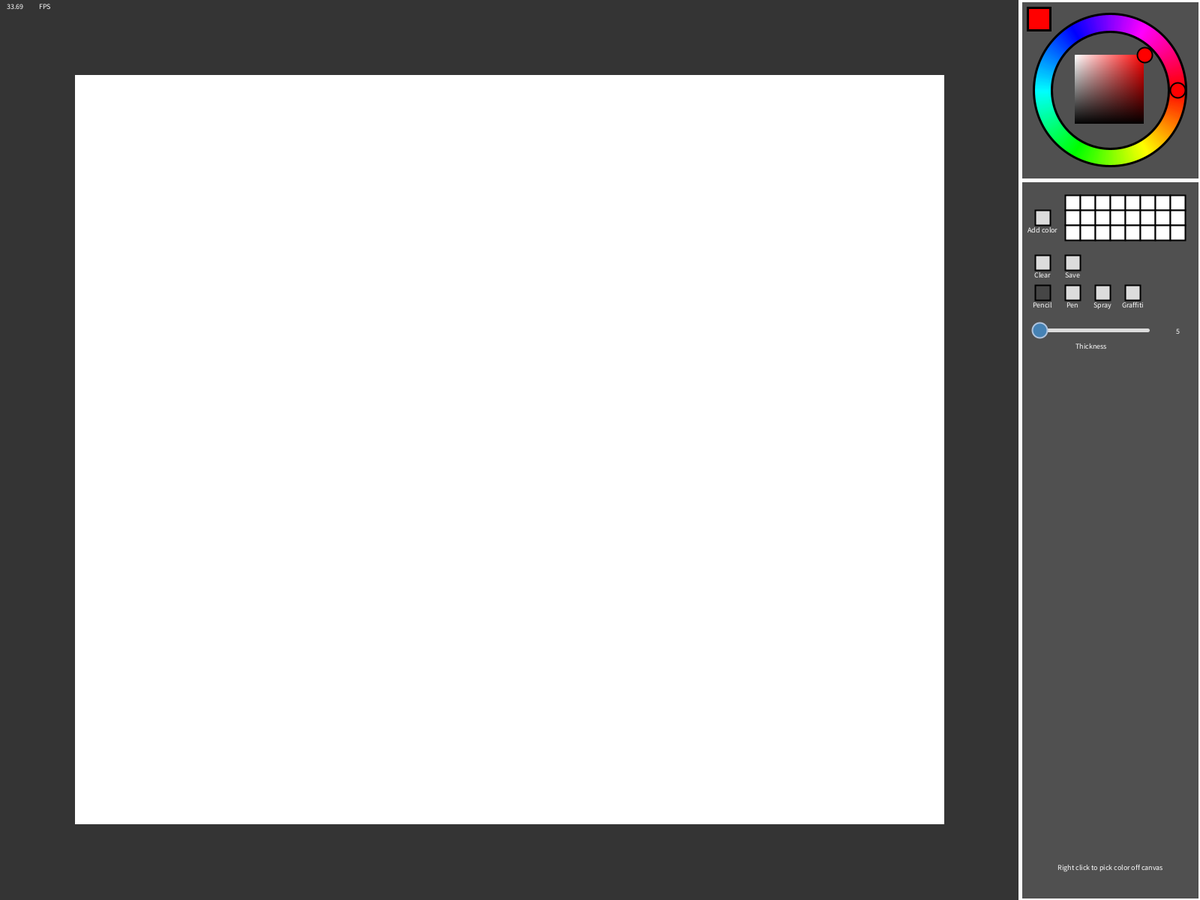
Frame 1 (no input)
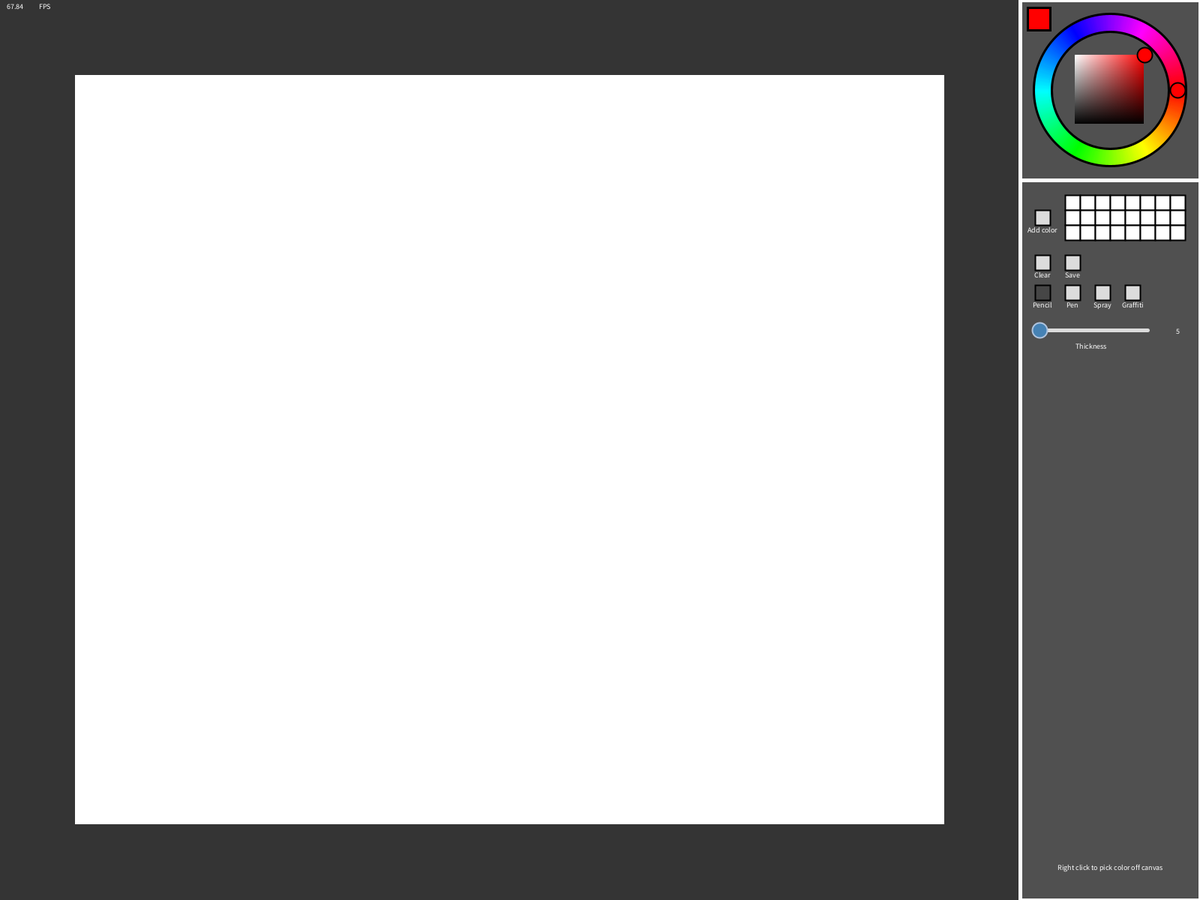
Frame 60 (the mouse pressed at the canvas centre just before this capture)
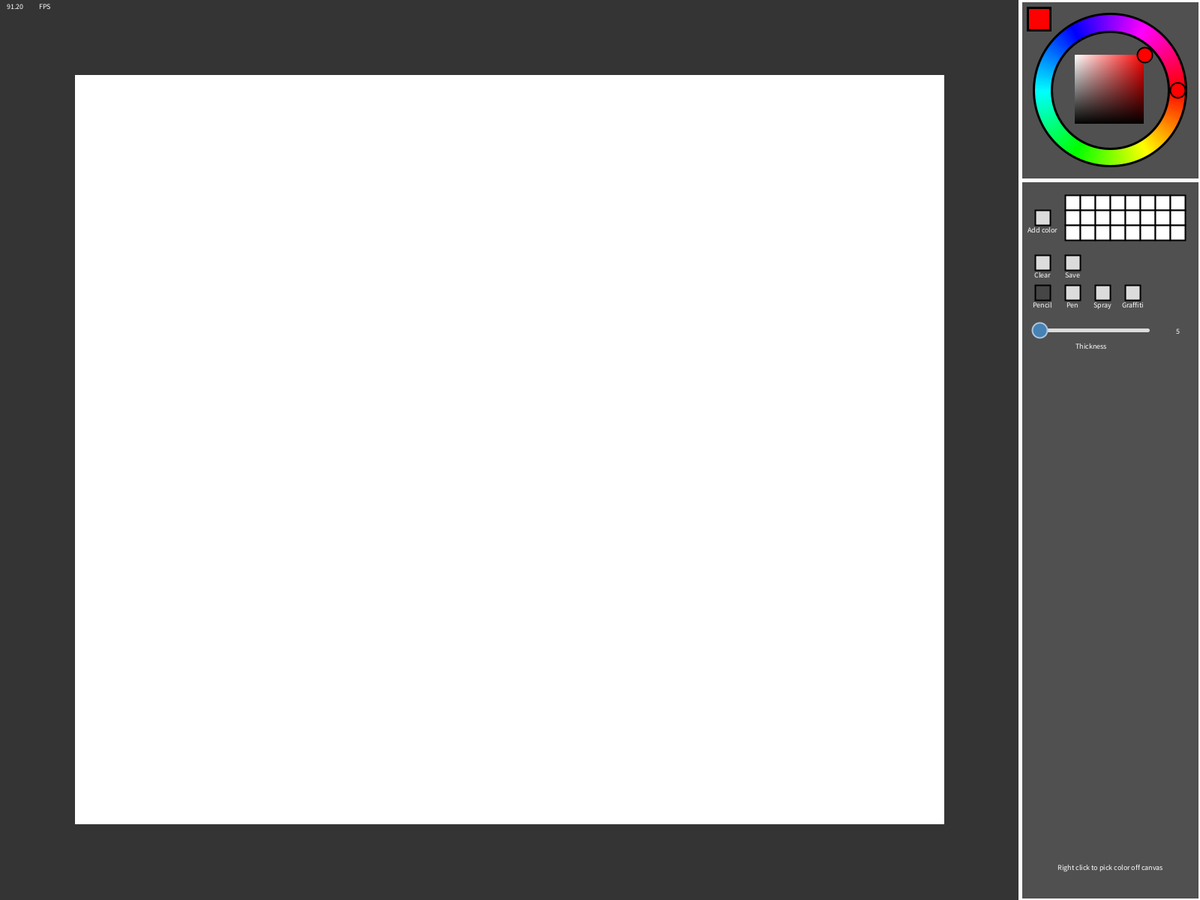
Frame 120 (the mouse held since frame 60 and released just before this capture)

The Processing sketch that drew these frames (run headless with seeded random() and noise(); from frame 60 on, the mouse is pressed at the canvas centre):

// Processing sketch: Paint
// ── Paint.pde
float hudw=240, coff=100;
color bg=color(52), hudc=color(80), bp=color(70), bd=color(220);
Vector2D pmouse, mouse, startm;
Vector2D corner1, corner2, sel1, sel2;
colorWheel selector;
button bgClear, save, addCol, pencil, pen, spray, uspray, select, copy, cut, paste;
slider weight, density, alpha;
int l=3, c=8;
colorButton[] prevcol = new colorButton[l*c];
drawMode mode = drawMode.PENCIL, prevm=mode;
selectMode selm = selectMode.PREDRAW;
PGraphics canvas;

void setup(){
  fullScreen();
  background(bg);
  frameRate(144);
  colorMode(HSB);
  corner1 = new Vector2D(coff, coff);
  corner2 = new Vector2D(width-hudw-coff, height-coff);
  coff--;
  canvas = createGraphics(int(corner2.x-corner1.x)-1, int(corner2.y-corner1.y)-1);
  canvas.beginDraw();
  canvas.background(255);    
  canvas.endDraw();
  selector = new colorWheel(new Vector2D(width-200-20, 20), 200);
  addCol =   new button(new Vector2D(width-220, 280), 20, "Add color");
  bgClear =  new button(new Vector2D(width-220, 340), 20, "Clear");
  save  =    new button(new Vector2D(width-180, 340), 20, "Save");
  pencil =   new button(new Vector2D(width-220, 380), 20, "Pencil");
  pen =      new button(new Vector2D(width-180, 380), 20, "Pen");
  spray =    new button(new Vector2D(width-140, 380), 20, "Spray");
  uspray =   new button(new Vector2D(width-100, 380), 20, "Graffiti");
  //select =   new button(new Vector2D(width-60,  380), 20, "Select");
  weight =   new slider(new Vector2D(width-220, 440), 150, 1, 100, 5, 1, "Thickness");
  //alpha =    new slider(new Vector2D(width-220, 610), 150, 0, 100, 0, 1, "Transparency");
  density =  new slider(new Vector2D(width-220, 490), 150, 1, 100, 50, 1, "Spray density");
  for (int i=0; i<l; i++)
      for (int j=0; j<c; j++)
          prevcol[i*c+j] = new colorButton(new Vector2D(width-180+j*20, 260+i*20), 20, color(255));
}

void mousePressed(){
  startm = new Vector2D(mouseX, mouseY);
  selector.pressed(mouse);
  weight.pressed(mouse);
  //alpha.pressed(mouse);
  density.pressed(mouse);
  if (bgClear.pressed(mouse)) {canvas.beginDraw(); canvas.background(255); canvas.endDraw();}
  if (save.pressed(mouse)) canvas.save(savePath("Saves/save"+nf(hour(), 2)+nf(minute(), 2)+nf(second(), 2)+'-'+nf(day(), 2)+nf(month(), 2)+nf(year(), 2)+".png"));
  if (addCol.pressed(mouse)) {
      for (int i=l*c-1; i>0; i--)
          prevcol[i].state=prevcol[i-1].state;
      prevcol[0].state = selector.state();
  }
  prevm=mode;
  if (pencil.pressed(mouse)){mode=drawMode.PENCIL;}
  if (spray.pressed(mouse)){mode=drawMode.SPRAY;}
  if (pen.pressed(mouse)){mode=drawMode.PEN;}
  if (uspray.pressed(mouse)){mode=drawMode.USPRAY;}
  /*
  if (select.pressed(mouse)){mode=drawMode.SELECT;loadCanvas();}
  if (prevm==drawMode.SELECT && mode!=drawMode.SELECT)
      image(canvas, coff+1, coff+1);
  if (selm==selectMode.POSTDRAW)
      if (!insideSelect(mouse))
          selm=selectMode.PREDRAW;
  if (mode!=drawMode.SELECT) selm=selectMode.PREDRAW;
  if (mode==drawMode.SELECT && selm==selectMode.PREDRAW && insideCanvas(startm))
      {sel1=new Vector2D(mouseX, mouseY); selm=selectMode.DRAW;}
  */
  for (int i=0; i<l; i++)
      for (int j=0; j<c; j++)
          prevcol[i*c+j].pressed(mouse, selector);
  if (insideCanvas(mouse) && mouseButton==RIGHT){
      loadPixels();
      selector.setState(pixels[mouseY*width+mouseX]);
  }
}
void mouseReleased(){
  selector.unpressed();
  weight.unpressed();
  //alpha.unpressed();
  density.unpressed();
  if (selm==selectMode.DRAW)
      selm=selectMode.POSTDRAW;
}
void mouseDragged(){
  if (insideCanvas(startm) && mouseButton==LEFT){
      canvas.beginDraw();
      canvas.stroke(selector.state()/*, map(alpha.state, 0, 100, 255, 0)*/); canvas.strokeWeight(weight.state);
      switch(mode){
          case PENCIL:
              {canvas.line(pmouseX-coff, pmouseY-coff, mouseX-coff, mouseY-coff); break;}
              
          case PEN:
              {float w=map(dist(pmouseX, pmouseY, mouseX, mouseY), 0, 20, 0, weight.state/2); if(w>weight.state) w=weight.state;
              canvas.strokeWeight(w); canvas.line(pmouseX-coff, pmouseY-coff, mouseX-coff, mouseY-coff); break;}
              
          case SPRAY:
              {for (float i=mouseX-weight.state; i<=mouseX+weight.state; i++)
                   for (float j=mouseY-weight.state; j<=mouseY+weight.state; j++)
                       if(dist(mouseX, mouseY, i, j)<=weight.state/2)
                           if (random(weight.state)<=density.state/100*2)
                                 {canvas.strokeWeight(1); canvas.point(i-coff, j-coff);}
               break;}
               
          case USPRAY:
              {for (float r=0; r<=weight.state/2; r+=2)
                  {canvas.stroke(selector.state(), map(r, 0, weight.state/2, 255, 0)); canvas.strokeWeight(2); if(r>2) canvas.noFill(); else canvas.fill(selector.state()); 
                    canvas.circle(mouseX-coff, mouseY-coff, 2*r);} break;}
      }
      canvas.endDraw();
  }
}

void draw(){
  background(bg);
  mouse = new Vector2D(mouseX, mouseY);
  pmouse = new Vector2D(pmouseX, pmouseY);
  selector.update(mouse);
  weight.update(mouse);
  //alpha.update(mouse);
  if (mode==drawMode.SPRAY) density.update(mouse);
  
  if (insideCanvas(mouse))
      cursor(CROSS);
  //else if(mouseX>width-hudw)
  //    cursor(HAND);
  else
      cursor(ARROW);
  
  //Canvas
  /*
  if (mode==drawMode.SELECT){
      image(canvas, coff+1, coff+1);
      if((selm==selectMode.DRAW || selm==selectMode.POSTDRAW)) 
          {if(selm==selectMode.DRAW && insideCanvas(mouse)) sel2=new Vector2D(mouseX, mouseY); 
          strokeWeight(2); stroke(0); noFill(); rect(sel1, sel2);}
  }
  */
  image(canvas, coff+1, coff+1);
  
  //HUD
  fill(hudc); stroke(255); strokeWeight(5);             //hud bg
  rect(width-hudw, 0, hudw, height);
  selector.display();                             //colour wheel
  if(cbp) cbp=false;
  stroke(255); strokeWeight(5);
  line(width-hudw, 240, width, 240);
  fill(selector.state()); stroke(0); strokeWeight(3); //current colour
  square(width-230, 10, 30);
  fill(bd); strokeWeight(2);                         //buttons
  addCol.display();
  stroke(0);                                          //color select board
  for (int i=0; i<l; i++)
      for (int j=0; j<c; j++)
          prevcol[i*c+j].display();
  textSize(12);
  fill(bd); bgClear.display();
  fill(bd); save.display();
  fill((mode==drawMode.PENCIL?bp:bd)); pencil.display();
  fill((mode==drawMode.PEN?bp:bd)); pen.display();
  fill((mode==drawMode.SPRAY?bp:bd)); spray.display();
  fill((mode==drawMode.USPRAY?bp:bd)); uspray.display();
  //fill((mode==drawMode.SELECT?70:255)); select.display();
  weight.display();
  //alpha.display();
  if (mode==drawMode.SPRAY) density.display();
  text("Right click to pick color off canvas", width-hudw/2, height-40);
  text(nf(frameRate, 2, 2), 20, 12); text("FPS", 60, 12);
}

// ── Button.pde
class button{
  Vector2D pos;
  float size;
  String text;
  
  button(Vector2D position, float sizet, String message){
      pos = position;
      size = sizet;
      text = message;
  }
  
  boolean pressed(Vector2D v){return (v.x>=pos.x && v.x<=pos.x+size && v.y>=pos.y && v.y<=pos.y+size);}
  void display(){
      square(pos.x, pos.y, size);
      textAlign(CENTER); textSize(10); fill(255);
      text(text, pos.x+size/2, pos.y+size+10);
  }
}

boolean insideCanvas(Vector2D v) {return (v.x>corner1.x && v.x<corner2.x && v.y>corner1.y && v.y<corner2.y);}
boolean insideSelect(Vector2D v) {return (v.x>sel1.x && v.x<sel2.x && v.y>sel1.y && v.y<sel2.y);}

class colorButton{
  Vector2D pos;
  float size;
  color state;
  
  colorButton(Vector2D position, float sizet, color col){
      pos = position;
      size = sizet;
      state = col;
  }
  
  void pressed(Vector2D v, colorWheel cw){if (v.x>=pos.x && v.x<=pos.x+size && v.y>=pos.y && v.y<=pos.y+size) {cw.setState(state); cbp=true;}}
  void display(){
      fill(state);
      square(pos.x, pos.y, size);
  }
}boolean cbp=false;
enum drawMode {
    PENCIL, SPRAY, PEN, USPRAY; //SELECT;
  }
enum selectMode {
  PREDRAW, DRAW, POSTDRAW;
}

// ── Color_wheel.pde
class colorWheel{
    float hue, sat, bri;
    Vector2D pos, center;
    float size, sqside;
    float minw, maxw, minh, maxh;
    boolean selectedHue, selectedBri;
    PImage square;
    PGraphics hueCircle;
    
    colorWheel(Vector2D position, float sizet){
        pos = position;
        size = sizet;
        center = new Vector2D(pos.x+size/2, pos.y+size/2);
        sqside = (size*4/5-size/5/2)/sqrt(2)-6;
        minw = center.x - sqside/2; maxw = minw + sqside;
        minh = center.y - sqside/2; maxh = minh + sqside;
        selectedHue = false;
        selectedBri = false;
        hue = 0; sat = 255; bri = 255;
        
        float c=size/2+3;
        hueCircle = createGraphics(int(size)+6, int(size)+6);
        hueCircle.beginDraw();
        hueCircle.colorMode(HSB);
        for(int i=0; i<256; i++){
            hueCircle.fill(i, 255, 255); hueCircle.strokeWeight(3); hueCircle.stroke(i, 255, 255);
            hueCircle.arc(c, c, size, size, i*TAU/256, (i+1)*TAU/256, PIE);
        }
        hueCircle.fill(hudc); hueCircle.stroke(0); hueCircle.circle(c, c, size*4/5-4);
        hueCircle.noFill(); hueCircle.stroke(0);  hueCircle.circle(c, c, size+3);
        hueCircle.endDraw();
        
        square = new PImage(int(sqside), int(sqside));
        for (int i=0; i<square.height; i++)
            for (int j=0; j<square.width; j++)
                {square.pixels[j*square.height+i]=color(hue, map(i, 0, sqside, 0, 255), map(j, 0, sqside, 255, 0));}
    }
    color state() {colorMode(HSB); return color(hue, sat, bri);}
    void setState(color col) {
        hue=hue(col); sat=saturation(col); bri=brightness(col);
        colorMode(HSB);
        for (int i=0; i<square.height; i++)
            for (int j=0; j<square.width; j++)
                {square.pixels[j*square.height+i]=color(hue, map(i, 0, sqside, 0, 255), map(j, 0, sqside, 255, 0));} 
            square.updatePixels();}
    
    boolean insideHue(Vector2D v) {return (sub(center, v).mag()<=size/2 && sub(center, v).mag()>=size/2-size/5/2);}
    boolean insideBri(Vector2D v) {return (v.x>=minw && v.x<=maxw && v.y>=minh && v.y<=maxh) || sub(v, new Vector2D(map(sat, 0, 255, minw, maxw), map(bri, 255, 0, minh, maxh))).mag()<=size/5/2;}
    void update(Vector2D v){
        if (selectedHue)
            {hue = map(sub(center, v).angle()+PI, 0, TAU, 0, 255);
            colorMode(HSB);
            for (int i=0; i<square.height; i++)
                for (int j=0; j<square.width; j++)
                    {square.pixels[j*square.height+i]=color(hue, map(i, 0, sqside, 0, 255), map(j, 0, sqside, 255, 0));} 
            square.updatePixels();
            }
        if (selectedBri){
            sat = map(v.x, minw, maxw, 0, 255);
            if (v.x<=minw) sat = 0;
            if (v.x>=maxw) sat = 255;
            bri = map(v.y, minh, maxh, 255, 0);
            if (v.y<=minh) bri = 255;
            if (v.y>=maxh) bri = 0;
        }
    } 
    void pressed(Vector2D v)  {if (displaySettings){if (this.insideHue(v)) selectedHue=true; if(this.insideBri(v)) selectedBri=true;}}
    void unpressed()          {if (selectedHue) selectedHue=false; if (selectedBri) selectedBri=false;}

    void display(){
        colorMode(HSB);
        
        //HUE
        image(hueCircle, pos.x-3, pos.y-3);
        
        //HUE Button
        Vector2D huesel = add(center, polarVector2D(size*9/10/2, map(hue, 0, 255, 0, TAU)));
        fill(hue, 255, 255); stroke(0); strokeWeight(2);
        circle(huesel.x, huesel.y, size/5/2);
    
        //Brightnes Square
        image(square, minw, minh);
        
        //Square Button
        fill(hue, sat, bri); stroke(0); strokeWeight(2);
        circle(map(sat, 0, 255, minw, maxw), map(bri, 255, 0, minh, maxh), size/5/2);
        
    }
}

// ── Slider.pde
class slider{
    float state, maxState, minState, step;
    Vector2D pos;
    float size;
    String text;
    boolean selected;
    
    slider(Vector2D position, float sizet, float minStatet, float maxStatet, float defaultState, float stept, String message){
        pos = position;
        size = sizet;
        minState = minStatet;
        maxState = maxStatet;
        step = stept;
        state = defaultState;
        text = message;
        selected = false;
        if ((maxState-minState)/step>size){
            println("Slider", text, "may have decreased accuracy for step of size", step);
            println("Recomended minimum step is", (maxState-minState)/size);
        }
    }
    
    boolean inside(Vector2D v)  {return (sub(new Vector2D(map(state, minState, maxState, pos.x, pos.x+size), pos.y), v).mag()<10);}
    void update(Vector2D v){
        if (selected){
            if (v.x>=pos.x+size)
              {state=maxState; return;}
            if (v.x<=pos.x)
              {state=minState; return;}
            state=map(v.x, pos.x, pos.x+size, minState, maxState);
            state=state-state%step;
        }
    } 
    void pressed(Vector2D v)  {if (displaySettings) if (this.inside(v)) selected=true;}
    void unpressed()          {if (selected) selected=false;}
    
    void autoScroll(){
        if (state>=maxState)
          state=minState;
        state+=step;
    }
    
    void display(){
        stroke(220); strokeWeight(5);
        line(pos.x, pos.y, pos.x+size, pos.y);
        colorMode(RGB); fill(70, 130, 180); stroke(176, 196, 222); strokeWeight(2);
        circle(map(state, minState, maxState, pos.x, pos.x+size), pos.y, 20);
        //textSize(20); fill(255);
        //text(nf(state, ceil(log10(maxState)), -floor(log10(step))), pos.x+size+40, pos.y+10);
        //text(text, pos.x+size+20*(ceil(log10(maxState))-floor(log10(step))+3), pos.y+10);
        fill(255);
        text(nf(state, ceil(log10(state)), -floor(log10(step))), pos.x+size+40, pos.y+5);
        text(text, pos.x+size/2, pos.y+25);
    }
}
boolean displaySettings = true;
float log10(float x)  {return log(x)/log(10);}

// ── Vectors.pde
class Vector2D
{
    float x, y;

    Vector2D(){}
    Vector2D(float xt, float yt) {x=xt; y=yt;}

    void add(Vector2D v)    {this.x+=v.x; this.y+=v.y;}
    void sub(Vector2D v)    {this.x-=v.x; this.y-=v.y;}
    void dot(float scalar)  {this.x*=scalar; this.y*=scalar;}
    float mag()             {return sqrt(this.x*this.x+this.y*this.y);}
    float angle()           {return atan2(y, x);}

};

    Vector2D add(Vector2D u, Vector2D v)      {return new Vector2D(u.x+v.x, u.y+v.y);}
    Vector2D sub(Vector2D u, Vector2D v)      {return new Vector2D(u.x-v.x, u.y-v.y);}
    Vector2D dot(Vector2D v, float scalar)    {return new Vector2D(scalar*v.x, scalar*v.y);}
    Vector2D dot(float scalar, Vector2D v)    {return new Vector2D(scalar*v.x, scalar*v.y);}
    float   dot(Vector2D u, Vector2D v)       {return u.x*v.x+u.y*v.y;}
    Vector2D polarVector2D(float r, float a)  {return new Vector2D(r*cos(a), r*sin(a));}
    Vector2D randomVector2D(float mag)        {float angle=random(0, TWO_PI); return new Vector2D(mag*cos(angle), mag*sin(angle));}
    Vector2D versor(Vector2D v)               {return dot(v, 1/v.mag());}
    
    void line(Vector2D pos, Vector2D v)  {line(pos.x, pos.y, pos.x+v.x, pos.y+v.y);}
    void line2(Vector2D pos, Vector2D v) {line(pos.x, pos.y, v.x, v.y);}
    void rect(Vector2D c1, Vector2D c2)  {rect(c1.x, c1.y, c2.x-c1.x, c2.y-c1.y);}
